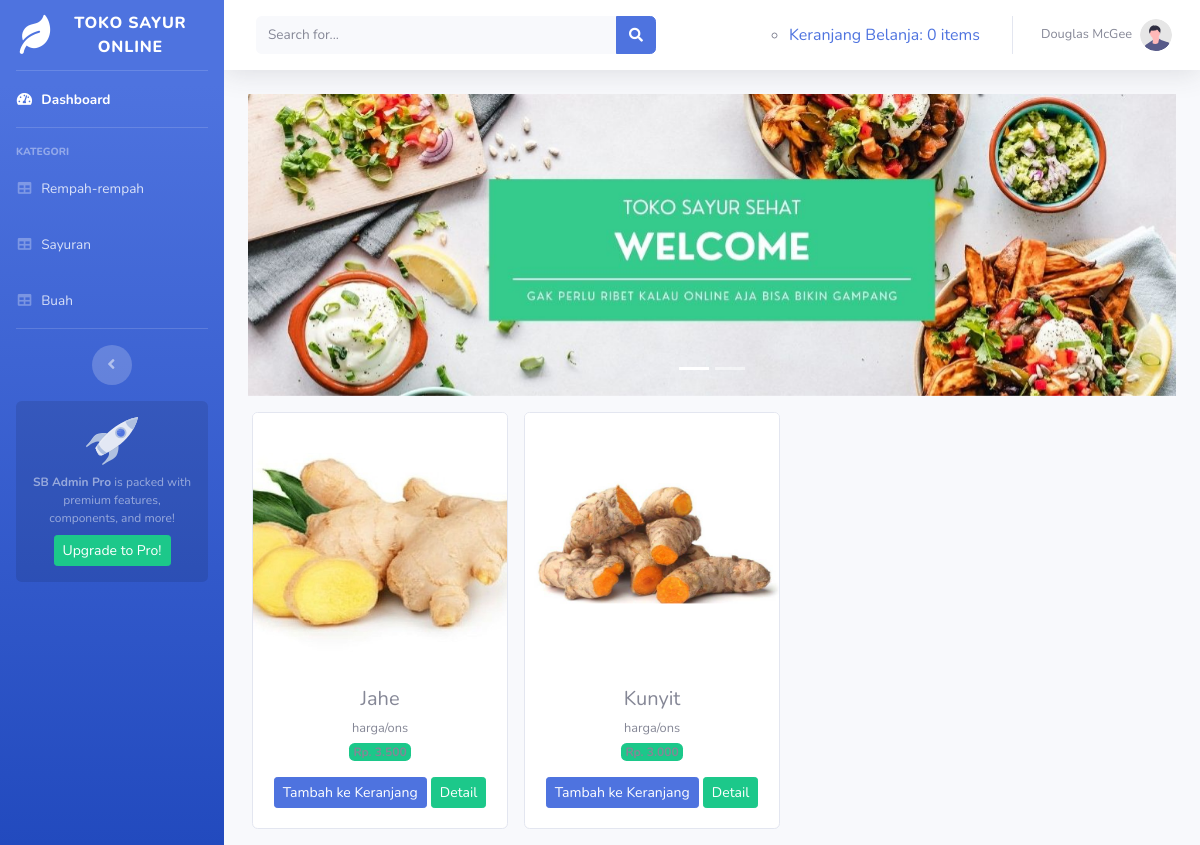
/toko_online/index.php/kategori/rempahrempah, run on the app's committed database.
### tables this page shows
CREATE TABLE `sayuran` (
  `id_sayuran` int(11) NOT NULL,
  `nama_sayuran` varchar(120) NOT NULL,
  `keterangan` varchar(225) NOT NULL,
  `kategori` varchar(60) NOT NULL,
  `harga` int(11) NOT NULL,
  `stok` int(4) NOT NULL,
  `gambar` text NOT NULL
);

### toko_online/application/controllers/kategori.php (called while the page is built, shortened)
<?php
 class Kategori extends CI_Controller{
	public function rempahrempah(){
		$data['rempahrempah'] = $this->model_kategori->data_rempahrempah()->result();
		$this->load->view('templates/header');
		$this->load->view('templates/sidebar');
		$this->load->view('rempahrempah',$data);
		$this->load->view('templates/footer');
	}
}

### toko_online/index.php (called while the page is built, shortened)
<?php
require_once BASEPATH.'core/CodeIgniter.php';

### toko_online/application/models/model_kategori.php (called while the page is built, shortened)
<?php
class Model_kategori extends CI_Model{
	public function data_rempahrempah(){
		return $this->db->get_where("sayuran", array('kategori'=>'Rempah - rempah'));
	}
}

### toko_online/application/views/rempahrempah.php (the view, shortened to what this page needs)
<div class="container-fluid">
    <div id="carouselExampleIndicators" class="carousel slide" data-ride="carousel">
          <ol class="carousel-indicators">
            <li data-target="#carouselExampleIndicators" data-slide-to="0" class="active" ></li>
             <li data-target="#carouselExampleIndicators" data-slide-to="1"></li>
         </ol>
          <div class="carousel-inner">
            <div class="carousel-item active">
              <img src="<?php echo base_url('assets/img/slider1.jpg')?>" class="d-block w-100" alt="...">
            </div>
          </div>
        </div>
	<div class="row text-center mt-3">
		<?php foreach ($rempahrempah as $brg) : ?>
			<div class="card ml-3 mb-3" style="width: 16rem;">
        <img src="<?php echo base_url().'/assets/img/'.$brg->gambar ?>" class="card-img-top" alt="...">
        <div class="card-body">
        <h5 class="card-title mb-1"><?php echo $brg->nama_sayuran ?></h5>
        <small><?php echo $brg->keterangan ?></small><br>
        <span class="badge bg-success mb-3">Rp.
          <?php echo number_format($brg->harga, 0, ',','.') ?></span><br>
          <?php echo anchor('dashboard/tambah_ke_keranjang/'.$brg ->id_sayuran,'<div class="btn btn-sm btn-primary">Tambah ke Keranjang</div>') ?>
        <a href="#" class="btn btn-sm btn-success">Detail</a>
      </div>
    </div>
		<?php endforeach; ?>
	</div>
</div>

### data on the page
sayuran: gambar (picture), nama_sayuran "Jahe", keterangan "harga/ons", harga "3.500", id_sayuran "Tambah ke Keranjang"
sayuran: gambar (picture), nama_sayuran "Kunyit", keterangan "harga/ons", harga "3.000", id_sayuran "Tambah ke Keranjang"

### other printed values
anchor ('dashboard/detail_keranjang', $keranjang ) "Keranjang Belanja: 0 items"
